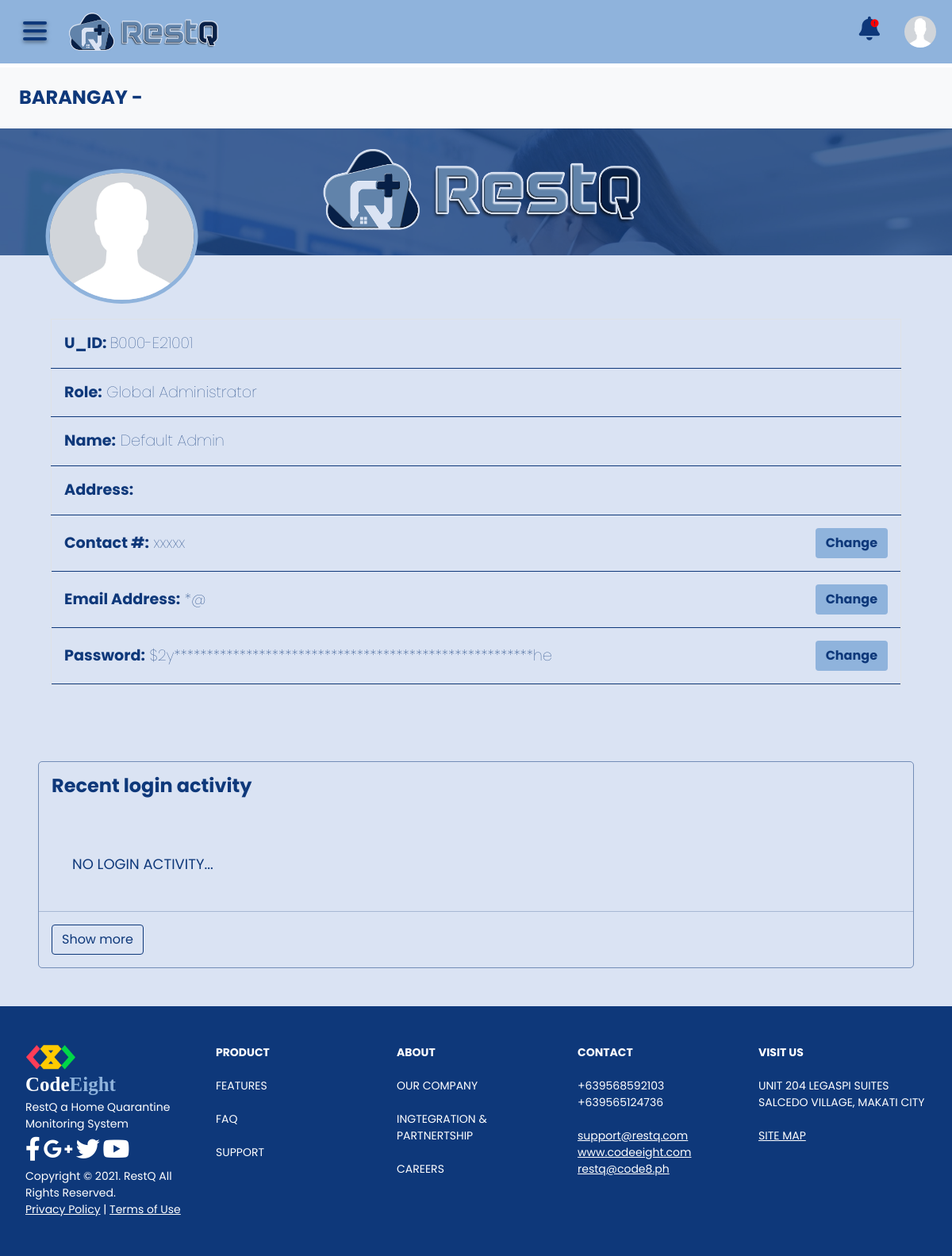
The app's page /user_profile.php (signed in) with its own data.
### tables this page shows
CREATE TABLE `user_info` (
  `ID` bigint(255) NOT NULL,
  `AvailabilityStatus` text NOT NULL,
  `SigninStatus` text NOT NULL,
  `VerificationStatus` varchar(255) NOT NULL,
  `OTPCode` varchar(255) NOT NULL,
  `OTPExpiration` varchar(5) NOT NULL,
  `U_ID` varchar(255) NOT NULL,
  `Roles` varchar(255) NOT NULL,
  `FromBrgy` varchar(255) NOT NULL,
  `Image` varchar(255) NOT NULL,
  `Passwd` varchar(255) NOT NULL,
  `AccountStatus` text NOT NULL,
  `DeletedDate` varchar(20) NOT NULL,
  `Sname` text NOT NULL,
  `Fname` text NOT NULL,
  `Mname` text NOT NULL,
  `Gender` varchar(6) NOT NULL,
  `ContactNumber` varchar(11) NOT NULL,
  `EmailAddress` varchar(255) NOT NULL,
  `Addr` varchar(255) NOT NULL,
  `JoinDate` varchar(10) NOT NULL
);

### php/hideText.php (called while the page is built, shortened)
<?php
    function hideEmail($email){
        $parts = explode('@', $email);
        return substr($parts[0], 0, min(4, strlen($parts[0])-1)) . str_repeat('*', max(1, strlen($parts[0]) - 4)) . '@' . $parts[1];
    }
    function hidePassword($password){
        $parts = $password;
        return substr($parts, 0, 3) . str_repeat('*', strlen($parts) - 5) . substr($parts, -2, 2);
    }
    function hideContact($contact){
        $parts = $contact;
        return substr($parts, 0, 4) . str_repeat('x', 5) . substr($parts, -2, 2);
    }
?>

### user_profile.php (the view, shortened to what this page needs)
<?php include_once "includes/header.php"; ?>
<?php
    require("php/hideText.php");
    if(isset($_SESSION['RESTQ_USER-ID']) && isset($_SESSION['RESTQ_USER-ROLE'])){
        $YOUR_USER_ID = $_SESSION['RESTQ_USER-ID'];
        $YOUR_USER_ROLE = $_SESSION['RESTQ_USER-ROLE'];
        $YOUR_NAME = $fetch_data['Fname'] . ' ' . $fetch_data['Mname'] . ' ' . $fetch_data['Sname'];
        $YOUR_ADDRESS = $fetch_data['Addr'];
        $YOUR_NUMBER = $fetch_data['ContactNumber'];
        $YOUR_EMAIL = $fetch_data['EmailAddress'];
        $YOUR_PASSWORD = $_SESSION['RESTQ_USER-PASSWORD'];
    }
?>
    <div class="header-profile mb-5">
        <div class="header-panel">
            <div class="profile-picture">
                <img src="<?= 'resources/images/UserAvatars/' . $profile ?>" alt="avatar">
            </div>
            <div class="cover-logo">
                <img src="resources/images/System/flex_logo_white.png" alt="">
            </div>
        </div>
    </div>
    <div class="personal-info">
        <table class="table table-info border">
            <tbody>
                <tr>
                    <td>
                        <span><span class="fw-bold">U_ID: </span><span id="YOUR_USER_ID"><?= $YOUR_USER_ID ?></span></span>
                    </td>
                </tr>
                <tr>
                    <td>
                        <span><span class="fw-bold">Role:</span> <?= $YOUR_USER_ROLE ?></span>
                    </td>
                </tr>
                <tr>
                    <td>
                        <span><span class="fw-bold">Name:</span> <?= $YOUR_NAME ?></span>
                    </td>
                </tr>
                <tr>
                    <td>
                        <span><span class="fw-bold">Address:</span> <span class="td-address"><?= $YOUR_ADDRESS ?></span></span>
                    </td>
                </tr>
                <tr>
                    <td class="d-flex justify-content-between">
                        <div class="my-auto">
                            <span class="fw-bold">Contact #:</span>
                            <span id="YOUR_NUMBER"><?= hideContact($YOUR_NUMBER)?></span>
                        </div>
                        <button class="btn btn-dark_color" data-bs-toggle="modal" data-bs-target="#changeNumber">Change</button>
                    </td>
                </tr>
                <tr>
                    <td class="d-flex justify-content-between">
                        <div class="my-auto">
                            <span class="fw-bold">Email Address:</span>
                            <span id="YOUR_EMAIL"><?= hideEmail($YOUR_EMAIL)?></span>
                        </div>
                        <button class="btn btn-dark_color" data-bs-toggle="modal" data-bs-target="#changeEmail">Change</button>
                    </td>
                </tr>
                <tr>
                    <td class="d-flex justify-content-between">
                        <div class="my-auto">
                            <span class="fw-bold">Password:</span>
                            <span id="YOUR_PASSWORD"><?= hidePassword($YOUR_PASSWORD)?></span>
                        </div>
                        <button class="btn btn-dark_color" data-bs-toggle="modal" data-bs-target="#changePassword">Change</button>
                    </td>
                </tr>
            </tbody>
        </table>
    </div>
    <div class="container-fluid p-5">
        <div class="session_container">
            <div class="pt-3 pb-0">
                <h4 class="p-3 pt-0 fw-bold">Recent login activity</h4>
                <div id="recent-login">
                    <?php
                        require("php/config.php");
                        $pop_log_act = mysqli_query($conn, "SELECT * FROM session_logs WHERE U_ID = '$YOUR_USER_ID' ORDER BY ID DESC LIMIT 1");
                        if(mysqli_num_rows($pop_log_act) > 0):
                            while($data = mysqli_fetch_array($pop_log_act)):
                    ?>
                        <div class="recent_login_item">
                            <div class="d-flex">
                                <?= ($data['Session_Unit'] == "DESKTOP/LAPTOP") ? '<i class="fa-solid fa-desktop icon"></i>' : '<i class="fa-solid fa-mobile-screen-button icon"></i>' ?>
                                <span class="text">Your account was login on this unit</span>
                            </div>
                            <div class="date-time">
                                <span><?= date("F j, Y", strtotime($data['Session_Date'])) . " at " . date("h:i:s A", strtotime($data['Session_Time'])) ?></span>
                            </div>
                        </div>
                    <?php
                        endwhile;
                        else:
                    ?>
                        <div class="recent_login_item">
                                <span class="text">NO LOGIN ACTIVITY...</span>
                        </div>
                    <?php
                        endif;
                    ?>
                </div>
            </div>
            <hr class="m-0">
            <div class="d-flex justify-content-between p-3">
                <button type="button" id="btnShowMore" class="btn btn-outline-base_color">Show more</button>
            </div>
        </div>
    </div>
<?php include_once "includes/footer.php"?>

### includes/header.php (shortened to what this page needs)
<?php
    include_once "php/config.php";
    if(isset($_SESSION['RESTQ_USER-ID'])){
        $user_id = $_SESSION['RESTQ_USER-ID'];
        $sql_query = "SELECT * FROM user_info WHERE U_ID = '$user_id'";
        $sql_result = mysqli_query($conn, $sql_query);
        $fetch_data = mysqli_fetch_array($sql_result);
        $profile = $fetch_data['Image'];
        $from_brgy = $fetch_data['FromBrgy'];
    }else{
        header("Location: no_session.php");
    }
?>
<!DOCTYPE html>
<html lang="en">
<head>
    <link rel="stylesheet" href="https://cdnjs.cloudflare.com/ajax/libs/font-awesome/6.0.0-beta3/css/all.min.css" />
    <link href="https://cdn.jsdelivr.net/npm/bootstrap@5.1.3/dist/css/bootstrap.min.css" rel="stylesheet">
    <link rel="stylesheet" href="https://cdnjs.cloudflare.com/ajax/libs/twitter-bootstrap/5.0.1/css/bootstrap.min.css">
    <link rel="stylesheet" href="https://cdn.datatables.net/1.11.3/css/dataTables.bootstrap5.min.css">
    <link rel="stylesheet" href="css/theme.css">
    <link rel="stylesheet" href="css/navigation.css">
    <link rel="stylesheet" href="css/notification.css">
    <link rel="stylesheet" href="css/popup-container.css">
    <link rel="stylesheet" href="css/dashboard.css">
    <link rel="stylesheet" href="css/user_logs.css">
    <link rel="stylesheet" href="css/roles.css">
    <link rel="stylesheet" href="css/user-profile.css">
    <link rel="stylesheet" href="css/sweetalert.css">
    <link rel="stylesheet" href="css/responsive.css">
</head>
<body>
    <div class="container-fluid p-0 m-0 w-100">
        <div class="d-flex">
            <div class="container-fluid m-0 p-0" id="main-content">
                <header class="container-fluid p-2 m-0" id="header-container">
                    <div class="d-flex">
                        <div class="burger-menu p-3" id="hamburger">
                            <label for="btn-menu" class="menu-btn">
                                <div class="menu-burger"></div>
                            </label>
                        </div>
                        <figure class="brand-header-logo m-auto">
                            <img src="resources/images/System/flex_logo_white.png" alt="LOGO"/>
                        </figure>
                        <figure class="w-100 my-auto d-flex">
                            <div class="dropdown notifs w-100 d-flex justify-content-end">
                                <div>
                                    <a href="#" class="notification" role="button" data-bs-toggle="dropdown" aria-expanded="false" id="btnNotifs">
                                        <span><i class="fas fa-bell"></i></span>
                                        <span class="badge" id="countBadge"><i class="fas fa-exclamation-circle"></i></span>
                                    </a>
                                </div>
                                <a href="#" class="img-btn" data-bs-toggle="dropdown" aria-expanded="false">
                                    <img src="<?= 'resources/images/UserAvatars/' . $profile ?>" alt="avatar">
                                </a>
                            </div>
                        </figure>
                    </div>
                </header>
                <main class="col-xl-12" id="main-container">
                        <div class="w-100 bg-light p-2">
                            <h4 class="fw-bold m-3">BARANGAY - <span id="BrgyValue"><?= $from_brgy ?></span></h4>
                        </div>

### records on screen
user_info: Image (placeholder picture), YOUR_NAME "Default Admin", ContactNumber "xxxxx", EmailAddress "*@"

### other values on screen
$YOUR_USER_ID "B000-E21001"
$YOUR_USER_ROLE "Global Administrator"
hidePassword($YOUR_PASSWORD) "$2y*******************************************************he"
